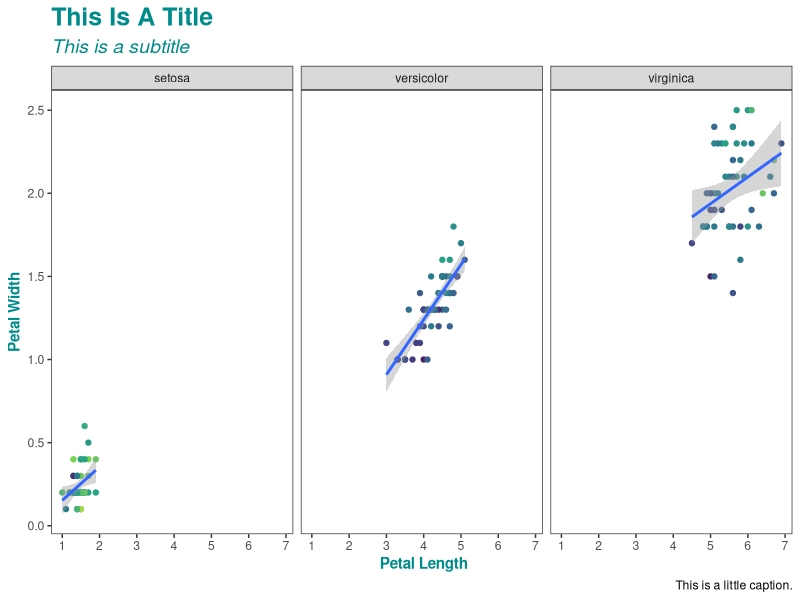
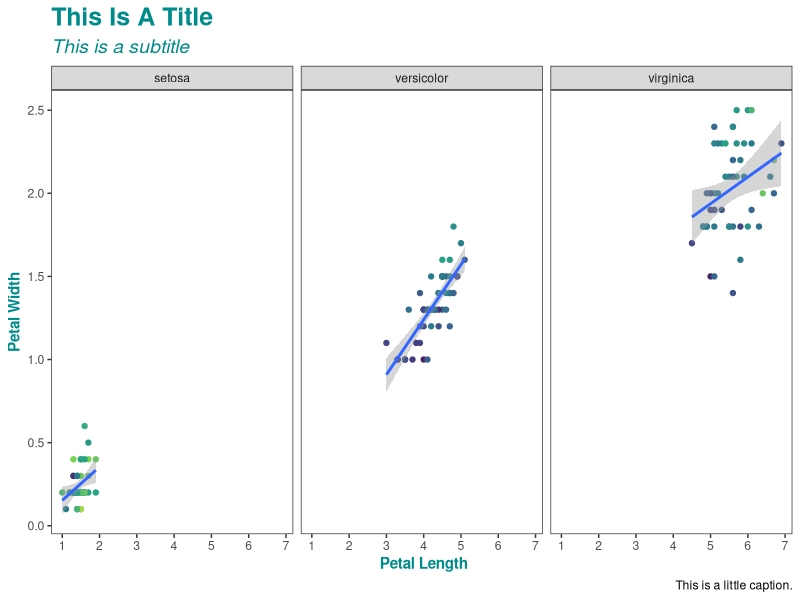

Source code (R) for these figures, in order:
## ---- chunk 1
knitr::opts_chunk$set(echo = TRUE)
## ---- chunk 2
sum(1:100)
## ---- chunk 3
library(ggplot2)

p <- ggplot(data=iris,mapping=aes(x=Petal.Length,y=Petal.Width))+
  geom_point(aes(color=Sepal.Width))+
  geom_smooth(method="lm")+
  scale_color_viridis_c()+
  scale_x_continuous(breaks=1:8)+
  labs(title="This Is A Title",subtitle="This is a subtitle",x=" Petal Length", 
       y="Petal Width", caption="This is a little caption.")+
  facet_wrap(~Species)+
  theme_bw()+
  theme(
    axis.title=element_text(color="cyan4",face="bold", size = 11),
    plot.title=element_text(color="cyan4",face="bold", size = 18),
    plot.subtitle=element_text(color="cyan4", face = "italic", size = 14),
    panel.grid=element_blank(),
    legend.position = "none"
  )

show(p)
## ---- chunk 4
library(ggplot2)

p <- ggplot(data=iris,mapping=aes(x=Petal.Length,y=Petal.Width))+
  geom_point(aes(color=Sepal.Width))+
  geom_smooth(method="lm")+
  scale_color_viridis_c()+
  scale_x_continuous(breaks=1:8)+
  labs(title="This Is A Title",subtitle="This is a subtitle",x=" Petal Length", 
       y="Petal Width", caption="This is a little caption.")+
  facet_wrap(~Species)+
  theme_bw()+
  theme(
    axis.title=element_text(color="cyan4",face="bold", size = 11),
    plot.title=element_text(color="cyan4",face="bold", size = 18),
    plot.subtitle=element_text(color="cyan4", face = "italic", size = 14),
    panel.grid=element_blank(),
    legend.position = "none"
  )

show(p)
